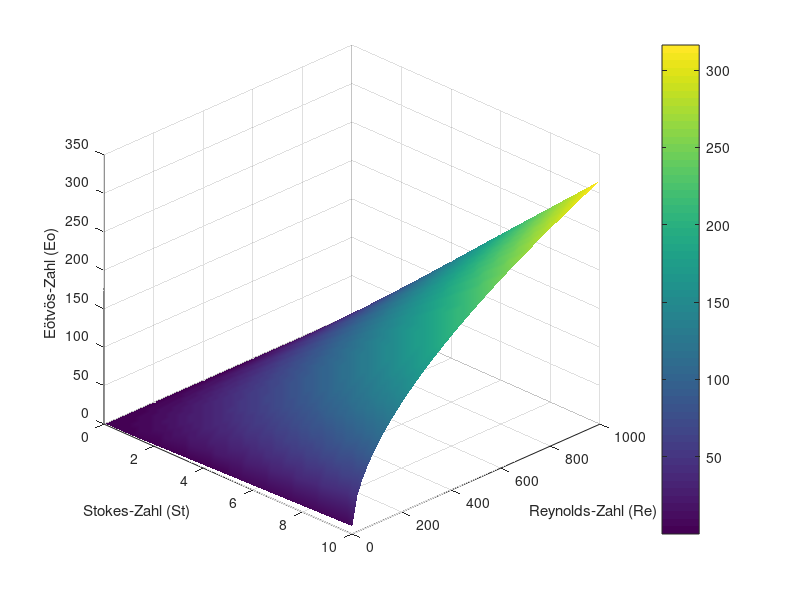

Here is the MATLAB script that generated this plot:
clc
clear
close all

%% Wertebereiche festlegen
St = linspace(0.01, 10, 50);     % Partikelträgheit zur Strömungsgeschwindigkeit des Fluids
Re = linspace(1, 1000, 50);      % Trägheitskräfte zu viskosen Kräfte

%% Gitter erzeugen
[St_grid, Re_grid] = meshgrid(St, Re);

%% Zusammenhang definieren (Beispielmodell!)
% HIER ggf. echte physikalische Gleichung einsetzen
Eo = St_grid .* sqrt(Re_grid); % Gravitationskräfte zu Oberflächenspannungskräfte

%% 3D-Plot
figure
surf(St_grid, Re_grid, Eo)

xlabel('Stokes-Zahl (St)')
ylabel('Reynolds-Zahl (Re)')
zlabel('Eötvös-Zahl (Eo)')

colorbar
shading interp
grid on
view(45,30)
